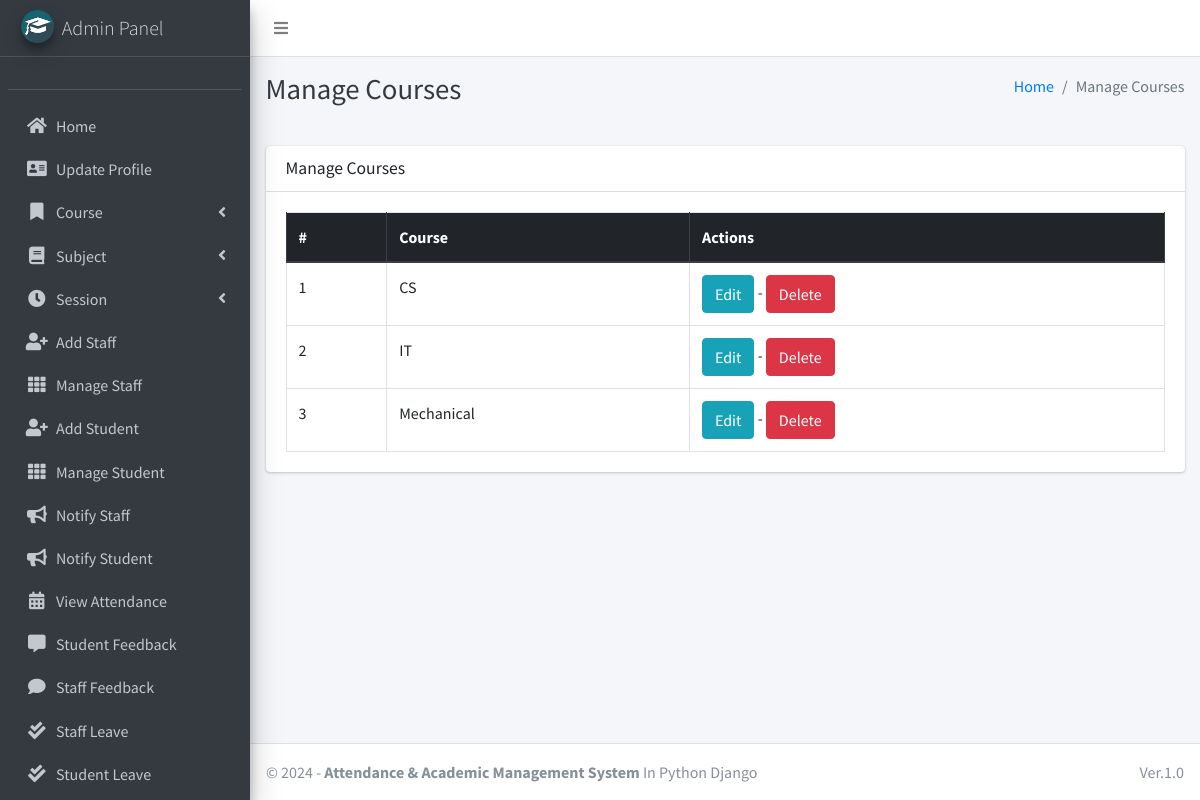
/course/manage/ (signed in), run on the app's committed database.
### main_app/models.py (models this page shows, shortened)
class Course(models.Model):
    name = models.CharField(max_length=120)
    created_at = models.DateTimeField(auto_now_add=True)
    updated_at = models.DateTimeField(auto_now=True)

### main_app/hod_views.py (the view)
# urls.py: path("course/manage/", hod_views.manage_course, name='manage_course'),
def manage_course(request):
    courses = Course.objects.all()
    context = {
        'courses': courses,
        'page_title': 'Manage Courses'
    }
    return render(request, "hod_template/manage_course.html", context)

### main_app/models.py (called while the page is built)
    def __str__(self):
        return self.last_name + ", " + self.first_name

### main_app/templates/hod_template/manage_course.html
{% extends 'main_app/base.html' %}
{% load static %}
{% block page_title %}{{page_title}}{% endblock page_title %}
{% block content %}
<section class="content">
    <div class="container-fluid">
        <div class="row">
            <div class="col-md-12">
                <div class="card">
                    <div class="card-header">
                        <h3 class="card-title">{{page_title}}</h3>
                    </div>
                    <div class="card-body">
                        <table id="example2" class="table table-bordered table-hover">
                            <thead class="thead-dark">
                                <tr>
                                    <th>#</th>
                                    <th>Course</th>
                                    <th>Actions</th>
                                </tr>
                            </thead>
                            <tbody>
                                {% for course in courses %}
                                <tr>
                                    <td>{{ forloop.counter }}</td>
                                    <td>{{course.name}}</td>
                                    <td>
                                        <a href="{% url 'edit_course' course.id %}" class="btn btn-info">Edit</a> -
                                        <a href="{% url 'delete_course' course.id %}" onclick="return confirm('Are you sure you want to delete this course ?')" class="btn btn-danger">Delete</a>
                                    </td>
                                </tr>
                                {% endfor %}
                            </tbody>
                        </table>
                    </div>
                </div>
            </div>
        </div>
    </div>
</section>
{% endblock content %}

### data on the page
Course: name "CS"
Course: name "IT"
Course: name "Mechanical"

### other printed values
{{ page_title }} "Manage Courses"
